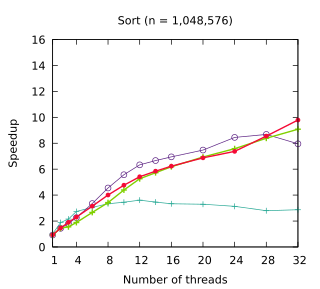

Reproduce this figure in gnuplot.
set title "Sort (n = 1,048,576)"
set terminal pdf size 3.2,2.9
set output "./results/Sort_n___1,048,576.pdf"
set key off
set xrange [1:32]
set xtics (1, 4, 8, 12, 16, 20, 24, 28, 32)
set xlabel "Number of threads"
set yrange [0:16]
set ylabel "Speedup"
plot './results/Sort_n___1,048,576.dat' using 1:2 title "Sequential partition" pointsize 0.7 lw 1 pt 1 linecolor rgb "#24A793" with linespoints, \
  './results/Sort_n___1,048,576.dat' using 1:3 title "Work stealing" pointsize 0.7 lw 1 pt 6 linecolor rgb "#5B2182" with linespoints, \
  './results/Sort_n___1,048,576.dat' using 1:4 title "Sharded SS 1" pointsize 0.7 lw 2 pt 1 linecolor rgb "#80D000" with linespoints, \
  './results/Sort_n___1,048,576.dat' using 1:5 title "WorkAssisting 1" pointsize 0.4 lw 2 pt 7 linecolor rgb "#F40A35" with linespoints
